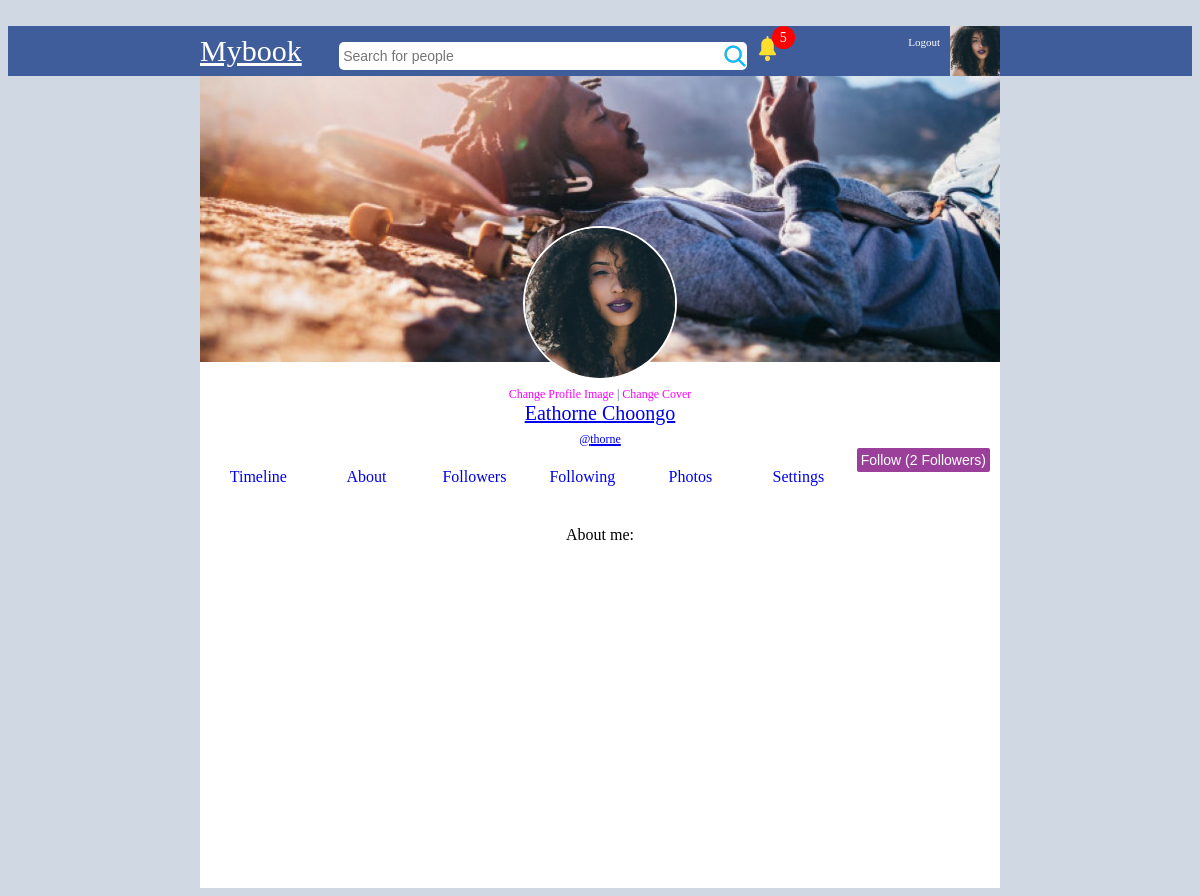
Screenshot of /profile.php?section=about&id=43452924198233985 (signed in) with the database file from the repository.
### tables this page shows
CREATE TABLE `users` (
  `id` bigint(20) NOT NULL,
  `userid` bigint(20) NOT NULL,
  `first_name` varchar(20) NOT NULL,
  `last_name` varchar(20) NOT NULL,
  `gender` varchar(6) NOT NULL,
  `profile_image` varchar(500) NOT NULL,
  `cover_image` varchar(500) NOT NULL,
  `date` year(4) NOT NULL,
  `online` int(11) NOT NULL,
  `email` varchar(100) NOT NULL,
  `password` varchar(64) NOT NULL,
  `url_address` varchar(100) NOT NULL,
  `likes` int(11) NOT NULL,
  `about` text NOT NULL,
  `tag_name` varchar(20) NOT NULL
);

### classes/connect.php (called while the page is built, shortened)
<?php
class Database
{
	private $host = "localhost";
	private $username = "root";
	private $password = "";
	private $db = "mybook_db";
	function connect()
	{
		$connection = mysqli_connect($this->host,$this->username,$this->password,$this->db);
		return $connection;
	}
	function read($query)
	{
		$conn = $this->connect();
		$result = mysqli_query($conn,$query);
		if(!$result)
		{
			return false;
		}
		else
		{
			$data = false;
			while($row = mysqli_fetch_assoc($result))
			{
				$data[] = $row;
			}
			return $data;
		}
	}
}

### classes/login.php (called while the page is built, shortened)
<?php
class Login
{
	public function check_login($id,$redirect = true)
	{
		if(is_numeric($id))
		{
			$query = "select * from users where userid = '$id' limit 1 ";
			$DB = new Database();
			$result = $DB->read($query);
			if($result)
			{
				$user_data = $result[0];
				return $user_data;
			}
		}
	}
}

### classes/profile.php (called while the page is built)
<?php
Class Profile
{
	function get_profile($id){
		$id = addslashes($id);
		$DB = new Database();
		$query = "select * from users where userid = '$id' limit 1";
		return $DB->read($query);
	}
}

### classes/image.php (called while the page is built, shortened)
<?php
class Image
{
	public function get_thumb_cover($filename)
	{
		$thumbnail = $filename . "_cover_thumb.jpg";
		if(file_exists($thumbnail))
		{
			return $thumbnail;
		}
	}
	public function get_thumb_profile($filename)
	{
		$thumbnail = $filename . "_profile_thumb.jpg";
		if(file_exists($thumbnail))
		{
			return $thumbnail;
		}
	}
}

### classes/functions.php (called while the page is built, shortened)
<?php
function i_own_content($row){
	$myid = $_SESSION['mybook_userid'];
	if(isset($row['gender']) && $myid == $row['userid']){
		return true;
	}
	return false;
}
function check_notifications()
{
	$number = 0;
	$userid = $_SESSION['mybook_userid'];
	$DB = new Database();
	$follow = array();
	$sql = "select * from content_i_follow where disabled = 0 && userid = '$userid' limit 100";
	$i_follow = $DB->read($sql);
	if(count($follow) > 0){
		$str = "'" . implode("','", $follow) . "'";
		$query = "select * from notifications where (userid != '$userid' && content_owner = '$userid') || (contentid in ($str)) order by id desc limit 30";
	}else{
		$query = "select * from notifications where userid != '$userid' && content_owner = '$userid' order by id desc limit 30";
	}
 	$data = $DB->read($query);
 	if(is_array($data)){
 		foreach ($data as $row) {
	 		$query = "select * from notification_seen where userid = '$userid' && notification_id = '$row[id]' limit 1";
			$check = $DB->read($query);
			if(!is_array($check)){
				$number++;
			}
		}
	}
	return $number;
}

### profile.php (the view, shortened to what this page needs)
<?php
	$login = new Login();
	$user_data = $login->check_login($_SESSION['mybook_userid'],false);
 	$USER = $user_data;
 	if(isset($_GET['id']) && is_numeric($_GET['id'])){
	 	$profile = new Profile();
	 	$profile_data = $profile->get_profile($_GET['id']);
	 	if(is_array($profile_data)){
	 		$user_data = $profile_data[0];
	 	}
 	}
?>
<!DOCTYPE html>
	<html>
	<head>
	</head>
	<body style="font-family: tahoma; background-color: #d0d8e4;">
		<br>
		<?php include("header.php"); ?>
		<div style="width: 800px;margin:auto;min-height: 400px;">
			<div style="background-color: white;text-align: center;color: #405d9b">
					<?php
						$image = "images/cover_image.jpg";
						if(file_exists($user_data['cover_image']))
						{
							$image = $image_class->get_thumb_cover($user_data['cover_image']);
						}
					?>
				<img src="<?php echo $image ?>" style="width:100%;">
				<span style="font-size: 12px;">
					<?php
						$image = "images/user_male.jpg";
						if(file_exists($user_data['profile_image']))
						{
							$image = $image_class->get_thumb_profile($user_data['profile_image']);
						}
					?>
					<img id="profile_pic" src="<?php echo $image ?>"><br/>
					<?php if(i_own_content($user_data)):?>
						<a onclick="show_change_profile_image(event)" style="text-decoration: none;color:#f0f;" href="change_profile_image.php?change=profile">Change Profile Image</a> |
						<a onclick="show_change_cover_image(event)" style="text-decoration: none;color:#f0f;" href="change_profile_image.php?change=cover">Change Cover</a>
					<?php endif; ?>
				</span>
				<br>
					<div style="font-size: 20px;color: black;">
						<a href="profile.php?id=<?php echo $user_data['userid'] ?>">
							<?php echo $user_data['first_name'] . " " . $user_data['last_name']  ?>
							<br><span style="font-size:12px;">@<?=$user_data['tag_name']?></span>
						</a>
						<?php
							$mylikes = "";
							if($user_data['likes'] > 0){
								$mylikes = "(" . $user_data['likes'] . " Followers)";
							}
						?>
						<br>
						<a href="like.php?type=user&id=<?php echo $user_data['userid'] ?>">
							<input id="post_button" type="button" value="Follow <?php echo $mylikes ?>" style="margin-right:10px;background-color: #9b409a;width:auto;">
						</a>
					</div>
				<br>
				<a href="index.php"><div id="menu_buttons">Timeline</div></a>
				<a href="profile.php?section=about&id=<?php echo $user_data['userid'] ?>"><div id="menu_buttons">About</div></a>
				<a href="profile.php?section=followers&id=<?php echo $user_data['userid'] ?>"><div id="menu_buttons">Followers</div></a>
				<a href="profile.php?section=following&id=<?php echo $user_data['userid'] ?>"><div id="menu_buttons">Following</div></a>
				<a href="profile.php?section=photos&id=<?php echo $user_data['userid'] ?>"><div id="menu_buttons">Photos</div></a>
				<?php
					if($user_data['userid'] == $_SESSION['mybook_userid']){
						echo '<a href="profile.php?section=settings&id='.$user_data['userid'].'"><div id="menu_buttons">Settings</div></a>';
					}
				?>
			</div>
	 		<?php
	 			$section = "default";
	 			if(isset($_GET['section'])){
	 				$section = $_GET['section'];
	 			}
	 			if($section == "default"){
	 				include("profile_content_default.php");
	 			}elseif($section == "following"){
	 				include("profile_content_following.php");
	 			}elseif($section == "followers"){
	 				include("profile_content_followers.php");
	 			}elseif($section == "about"){
	 				include("profile_content_about.php");
	 			}elseif($section == "settings"){
	 				include("profile_content_settings.php");
	 			}elseif($section == "photos"){
	 				include("profile_content_photos.php");
	 			}
	 		?>
		</div>
	</body>
</html>

### header.php
<?php
	$corner_image = "images/user_male.jpg";
	if(isset($USER)){
		if(file_exists($USER['profile_image']))
		{
			$image_class = new Image();
			$corner_image = $image_class->get_thumb_profile($USER['profile_image']);
		}else{
			if($USER['gender'] == "Female"){
				$corner_image = "images/user_female.jpg";
			}
		}
	}
?>
<div id="blue_bar">
	<form method="get" action="search.php">
		<div style="width: 800px;margin:auto;font-size: 30px;">
			<a href="index.php" style="color: white;">Mybook</a>
			&nbsp &nbsp <input type="text" id="search_box" name="find" placeholder="Search for people" />
			<?php if(isset($USER)): ?>
				<a href="profile.php">
				<img src="<?php echo $corner_image ?>" style="width: 50px;float: right;">
				</a>
				<a href="logout.php">
				<span style="font-size:11px;float: right;margin:10px;color:white;">Logout</span>
				</a>
				<a href="notifications.php">
				<span style="display: inline-block;position: relative;">
					<img src="notif.svg" style="width:25px;float:right;margin-top: 10px">
					<?php
						$notif = check_notifications();
					?>
					<?php if($notif > 0): ?>
						<div style="background-color: red;color: white;position: absolute;right:-15px;
						width:15px;height: 15px;border-radius: 50%;padding: 4px;text-align:center;font-size: 14px;"><?= $notif ?></div>
					<?php endif; ?>
				</span>
				</a>
			<?php else: ?>
				<a href="login.php">
				<span style="font-size:13px;float: right;margin:10px;color:white;">Login</span>
			<?php endif; ?>
		</div>
	</form>
</div>

### profile.php (style rules this page uses)
#blue_bar { height: 50px; background-color: #405d9b; color: #d9dfeb; }
#search_box { width: 400px; height: 20px; border-radius: 5px; border:none; padding: 4px; font-size: 14px; background-image: url(search.png); background-repeat: no-repeat; background-position: right; }
#profile_pic { width: 150px; margin-top: -300px; border-radius: 50%; border:solid 2px white; }
#menu_buttons { width: 100px; display: inline-block; margin:2px; }
#post_button { float: right; background-color: #405d9b; border:none; color: white; padding: 4px; font-size: 14px; border-radius: 2px; width: 50px; min-width: 50px; cursor: pointer; }

### rows the page displays
users: profile_image (picture), cover_image (picture), first_name "Eathorne", last_name "Choongo", tag_name "thorne", likes "Follow (2 Followers)"

### other values shown
$notif "5"
